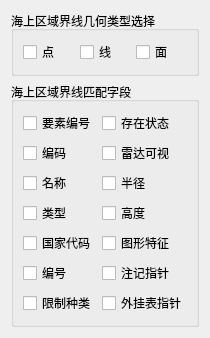
           <widget class="QWidget" name="tab_Layer_O">
            <attribute name="title">
             <string>海上区域界线</string>
            </attribute>
            <layout class="QGridLayout" name="gridLayout_44">
             <item row="0" column="0">
              <widget class="QGroupBox" name="groupBox_O_GeoType">
               <property name="title">
                <string>海上区域界线几何类型选择</string>
               </property>
               <layout class="QGridLayout" name="gridLayout_36">
                <item row="0" column="0">
                 <widget class="QCheckBox" name="checkBox_Point_O">
                  <property name="text">
                   <string>点</string>
                  </property>
                 </widget>
                </item>
                <item row="0" column="1">
                 <widget class="QCheckBox" name="checkBox_Line_O">
                  <property name="text">
                   <string>线</string>
                  </property>
                 </widget>
                </item>
                <item row="0" column="2">
                 <widget class="QCheckBox" name="checkBox_Polygon_O">
                  <property name="text">
                   <string>面</string>
                  </property>
                 </widget>
                </item>
               </layout>
              </widget>
             </item>
             <item row="1" column="0">
              <widget class="QGroupBox" name="groupBox_O">
               <property name="minimumSize">
                <size>
                 <width>0</width>
                 <height>0</height>
                </size>
               </property>
               <property name="title">
                <string>海上区域界线匹配字段</string>
               </property>
               <layout class="QGridLayout" name="gridLayout_21">
                <item row="0" column="0">
                 <widget class="QCheckBox" name="checkBox_YaoSuBianHao_O">
                  <property name="text">
                   <string>要素编号</string>
                  </property>
                 </widget>
                </item>
                <item row="0" column="1">
                 <widget class="QCheckBox" name="checkBox_CunZaiZhuangTai_O">
                  <property name="text">
                   <string>存在状态</string>
                  </property>
                 </widget>
                </item>
                <item row="1" column="0">
                 <widget class="QCheckBox" name="checkBox_BianMa_O">
                  <property name="text">
                   <string>编码</string>
                  </property>
                 </widget>
                </item>
                <item row="1" column="1">
                 <widget class="QCheckBox" name="checkBox_LeiDaKeShi_O">
                  <property name="text">
                   <string>雷达可视</string>
                  </property>
                 </widget>
                </item>
                <item row="2" column="0">
                 <widget class="QCheckBox" name="checkBox_MingCheng_O">
                  <property name="text">
                   <string>名称</string>
                  </property>
                 </widget>
                </item>
                <item row="2" column="1">
                 <widget class="QCheckBox" name="checkBox_BanJing_O">
                  <property name="text">
                   <string>半径</string>
                  </property>
                 </widget>
                </item>
                <item row="3" column="0">
                 <widget class="QCheckBox" name="checkBox_LeiXing_O">
                  <property name="text">
                   <string>类型</string>
                  </property>
                 </widget>
                </item>
                <item row="3" column="1">
                 <widget class="QCheckBox" name="checkBox_GaoDu_O">
                  <property name="text">
                   <string>高度</string>
                  </property>
                 </widget>
                </item>
                <item row="4" column="0">
                 <widget class="QCheckBox" name="checkBox_GuoJiaDaiMa_O">
                  <property name="text">
                   <string>国家代码</string>
                  </property>
                 </widget>
                </item>
                <item row="4" column="1">
                 <widget class="QCheckBox" name="checkBox_TuXingTeZheng_O">
                  <property name="text">
                   <string>图形特征</string>
                  </property>
                 </widget>
                </item>
                <item row="5" column="0">
                 <widget class="QCheckBox" name="checkBox_BianHao_O">
                  <property name="text">
                   <string>编号</string>
                  </property>
                 </widget>
                </item>
                <item row="5" column="1">
                 <widget class="QCheckBox" name="checkBox_ZhuJiZhiZhen_O">
                  <property name="text">
                   <string>注记指针</string>
                  </property>
                 </widget>
                </item>
                <item row="6" column="0">
                 <widget class="QCheckBox" name="checkBox_XianZhiZhongLei_O">
                  <property name="text">
                   <string>限制种类</string>
                  </property>
                 </widget>
                </item>
                <item row="6" column="1">
                 <widget class="QCheckBox" name="checkBox_WaiGuaBiaoZhiZhen_O">
                  <property name="text">
                   <string>外挂表指针</string>
                  </property>
                 </widget>
                </item>
               </layout>
              </widget>
             </item>
            </layout>
           </widget>
